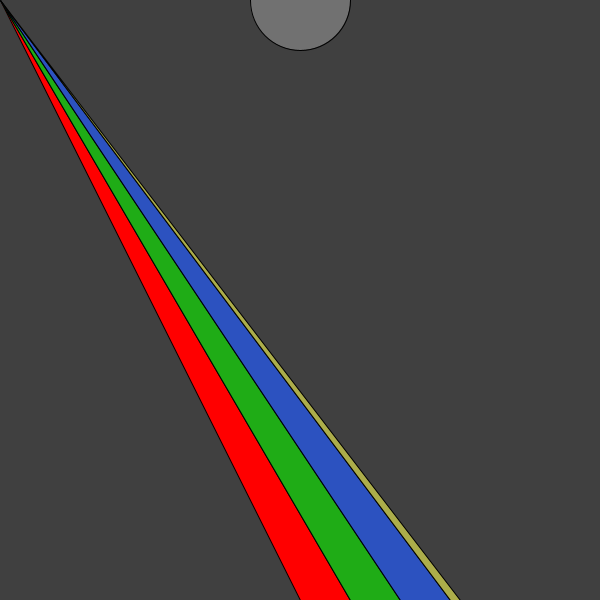
Frame 1 (no input)
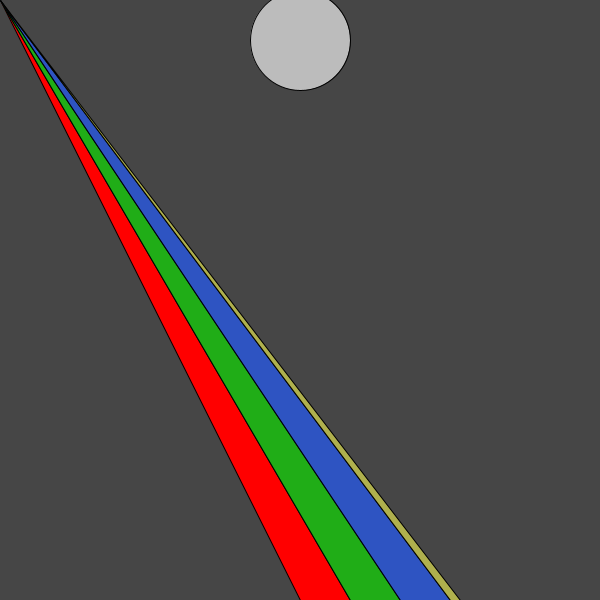
Frame 60 (the mouse pressed at the canvas centre just before this capture)
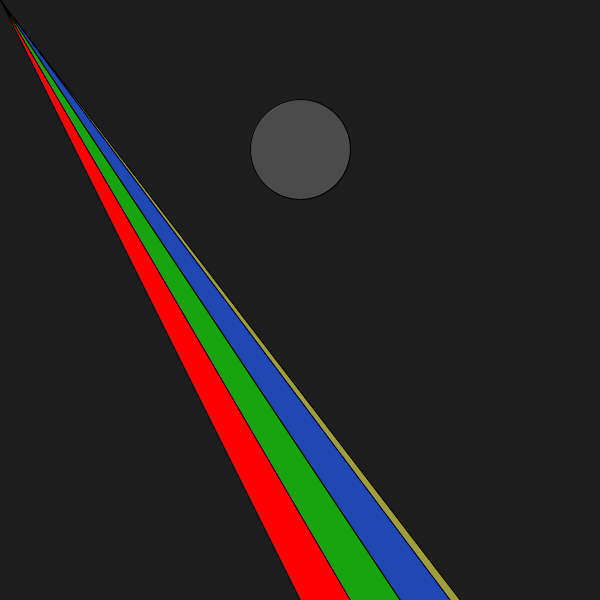
Frame 120 (the mouse held since frame 60 and released just before this capture)

The Processing sketch that drew these frames (run headless with seeded random() and noise(); from frame 60 on, the mouse is pressed at the canvas centre):

// Processing sketch: processing_4805
// ── processing_4805.pde


float diam = 100;
float x = 300;
float y = 0;
float h = 250;
float w = 250;
float speed = 5;
float gravity = 1.0;
float R = 255;
float G = 255;
float B = 255;
float A = 255;


void setup(){

size(600,600);
smooth();
rectMode(CENTER);
 //backround fill

}


void draw(){

 //backround fill
  background(random(100)); 
  
//red arc
fill(255,0,0);
triangle(0,0,300,600, 350, 600);

//green arc
stroke(0);
fill(22,201,10,200); 
triangle(0,0,350,600,400,600);

//blue arc
fill(35,90,250,175);
triangle(0,0,400,600,450,600);

//yellow arc
fill(249,250,81,150);
triangle(0,0,450,600,460,600);

//ellipse

float circleA = random(255);
fill(R,G,B,circleA);
ellipse(x, y, diam, diam);


  y = y + speed;
  speed = speed + gravity;
  if (y > height) {
    speed = speed * -0.95;
  }
}
